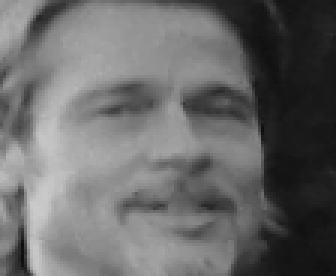
#> input picture att_faces/orl_faces/Brad/11.png, 112 x 92 px (shown 3 times larger)
$ python LBPHAlgorithm.py
#> lines starting #> are read from the running program, lines starting #| are printed output that depends on the picture
### listaPermitidos.py
class flabianos:
	""" Lista de invitados"""

	def __init__(self):
		self.Invitados=['antonio','Brad','pedro','carlos']

	# [5 lines left out: function valida_invitado, not called in this run]

### LBPHAlgorithm.py
# OpenCV module
import cv2
# Modulo para leer directorios y rutas de archivos
import os
# OpenCV trabaja con arreglos de numpy
import numpy
from time import time

from listaPermitidos import flabianos

flabs = flabianos()

# iniciamos el tiempo a medir
starting_point = time()
# Parte 1: Creando el entrenamiento del modelo
# Directorio donde se encuentran las carpetas con las caras de entrenamiento
dir_faces = 'att_faces/orl_faces'
# Tamaño para reducir a miniaturas las fotografias
size = 4

# Crear una lista de imagenes y una lista de nombres correspondientes
(images, lables, names, id) = ([], [], {}, 0)
for (subdirs, dirs, files) in os.walk(dir_faces):
    for subdir in dirs:
        names[id] = subdir
        subjectpath = os.path.join(dir_faces, subdir)
        for filename in os.listdir(subjectpath):
            path = subjectpath + '/' + filename
            lable = id
            images.append(cv2.imread(path, 0))
            lables.append(int(lable))
        id += 1
(im_width, im_height) = (112, 92)
#> im_width = 112; im_height = 92

# Crear una matriz Numpy de las dos listas anteriores
(images, lables) = [numpy.array(lis) for lis in [images, lables]]
# OpenCV entrena un modelo a partir de las imagenes
model = cv2.face.LBPHFaceRecognizer_create(radius=1,neighbors=8, grid_x=8,grid_y=8)
model.train(images, lables)

# Parte 2: Utilizar el modelo entrenado en funcionamiento con la camara
face_cascade = cv2.CascadeClassifier('haarcascade_frontalface_default.xml')
eye_cascade = cv2.CascadeClassifier('haarcascade_eye.xml')

frame=cv2.imread("att_faces/Prueba/20.png")
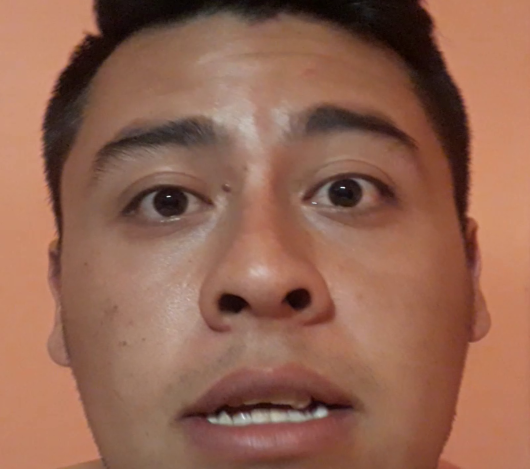
#> input picture att_faces/Prueba/20.png, 1059 x 938 px (shown at 1/2 size)
#> frame is the input picture: shape (938, 1059, 3); mean B, G, R 81.9, 101.1, 146.9
frame=cv2.resize(frame,(278,318))
#> frame: shape (318, 278, 3)

# convertimos la imagen a blanco y negro
gray = cv2.cvtColor(frame, cv2.COLOR_BGR2GRAY)

# redimensionar la imagen
mini = cv2.resize(gray, (int(gray.shape[1] / size), int(gray.shape[0] / size)))
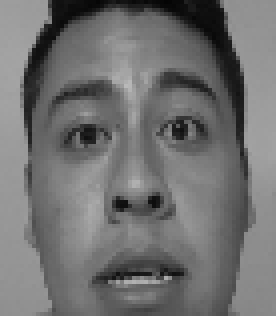
#> mini: shape (79, 69) (shown 4 times larger); min 4, max 185, mean 112.4

faces = face_cascade.detectMultiScale(mini)

while True:
    for i in range(len(faces)):
        face_i = faces[i]
        (x, y, w, h) = [v * size for v in face_i]

        # Obteniendo rostro
        face_img = frame[y:y + h, h:h + w].copy()


        face = gray[y:y + h, x:x + w]
        face_resize = cv2.resize(face, (im_width, im_height))

        # Intentado reconocer la cara
        prediction = model.predict(face_resize)

        # Dibujamos un rectangulo en las coordenadas del rostro
        cv2.rectangle(frame, (x, y), (x + w, y + h), (0, 255, 0), 3)

        roi_gray = gray[y:y + h, x:x + w]
        roi_color = frame[y:y + h, x:x + w]
        eyes = eye_cascade.detectMultiScale(roi_gray)
        for (ex, ey, ew, eh) in eyes:
            cv2.rectangle(roi_color, (ex, ey), (ex + ew, ey + eh), (0, 255, 0), 2)

        # Escribiendo el nombre de la cara reconocida
        # La variable cara tendra el nombre de la persona reconocida
        cara = '%s' % (names[prediction[0]])

        # Si la prediccion tiene una exactitud menor a 100 se toma como prediccion valida
        print(prediction[1])
        if prediction[1] < 90:
            # Ponemos el nombre de la persona que se reconoció
            cv2.putText(frame, '%s : %.0f ' % (cara, prediction[1]),
                        (x - 10, y - 10), cv2.FONT_HERSHEY_PLAIN, 1, (0, 255, 0))

            # En caso de que la cara sea de algun conocido se realizara determinadas accione
            # Busca si los nombres de las personas reconocidas estan dentro de los que tienen acceso
            flabs.valida_invitado(cara)

            # Si la prediccion es mayor a 100 no es un reconomiento con la exactitud suficiente

        elif prediction[1] > 91:
            # Si la cara es desconocida, poner desconocido
            cv2.putText(frame, 'Desconocido', (x - 10, y - 10), cv2.FONT_HERSHEY_PLAIN, 1, (0, 255, 0))
#> this loop made 1 pass
#> pass 1, `face_img = frame[y:y + h, h:h + w].copy()`:
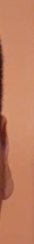
#> face_img: shape (244, 34, 3); mean B, G, R 95.8, 125.8, 190.7
#> pass 1, `face = gray[y:y + h, x:x + w]`:
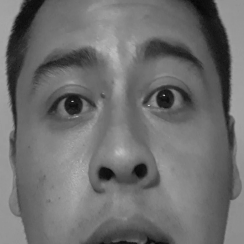
#> face: shape (244, 244); min 7, max 200, mean 110.3
#> pass 1, `face_resize = cv2.resize(face, (im_width, im_height))`:
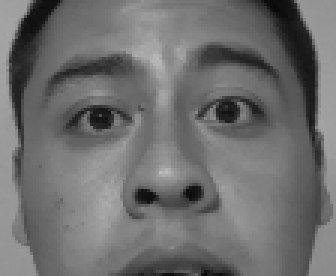
#> face_resize: shape (92, 112) (shown 3 times larger); min 9, max 187, mean 110.2
#> after the loop:
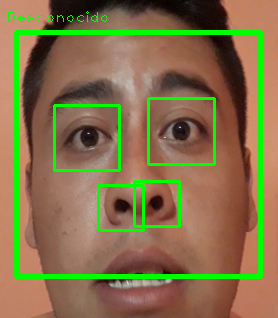
#> frame: shape (318, 278, 3); mean B, G, R 74.1, 113.6, 132.9
#> after the loop:
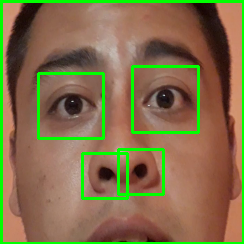
#> roi_color: shape (244, 244, 3); mean B, G, R 73.6, 111.4, 129.9

        # Mostramos la imagen
    cv2.imshow('LBPH', frame)
    # Medir tiempo de ejecucion
    elapsed_time = time() - starting_point
    elapsed_time_int = int(elapsed_time)
    print(elapsed_time_int)
    # Si se presiona la tecla ESC se cierra el programa
    key = cv2.waitKey(10)
#> (key Esc is pressed here)
    if key == 27:
        cv2.destroyAllWindows()
        break
